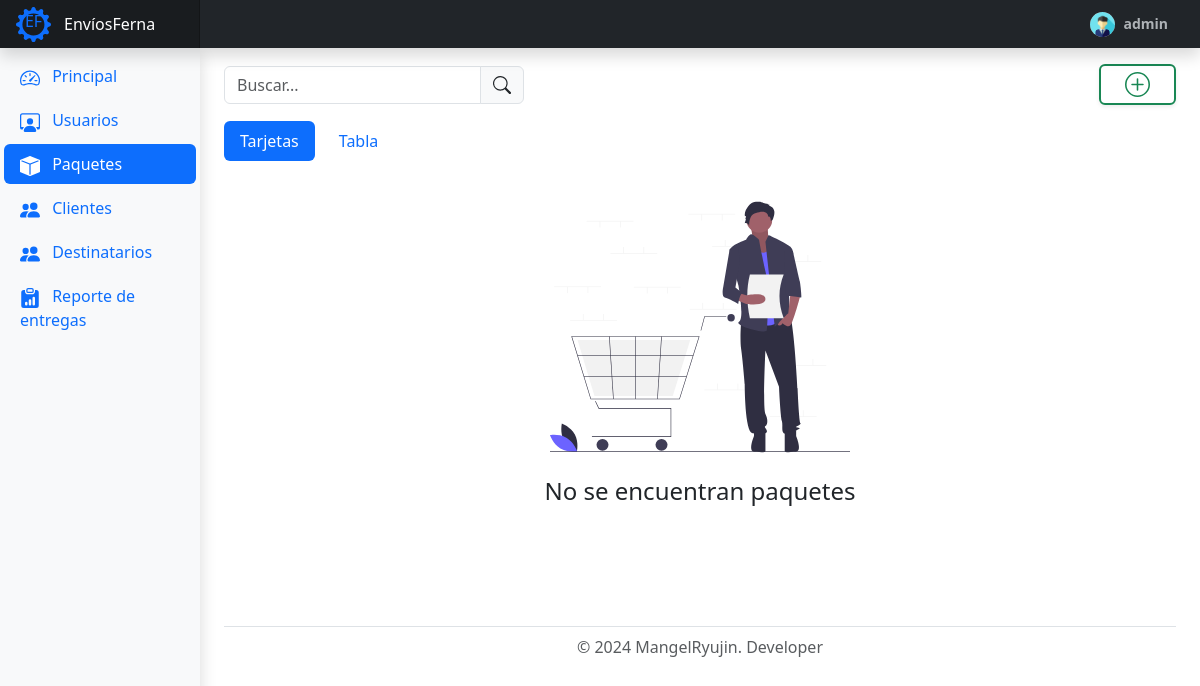
Page /packages/ (signed in) on the earlier database version.
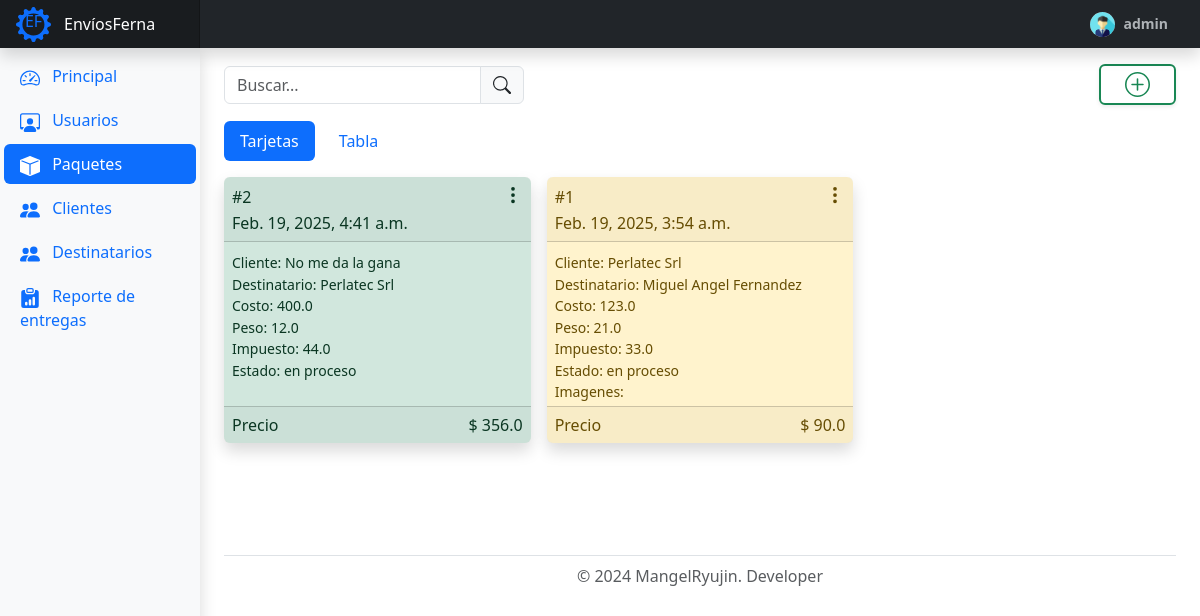
Same page on the later database version.
### apps/package/models.py (models this page shows, shortened)
class Package(models.Model):
    PAYMENT_STATE=(
        ('1','pendiente'),
        ('2','pagado'),
    )
    STATE=(
        ('1','en proceso'),
        ('2','completado'),
    )
    PAYMENT_METHOD=(
        ('1','efectivo'),
        ('2','transferencia'),
        ('3','tarjeta'),
    )
    customer = models.ForeignKey(Customer,on_delete=models.CASCADE,related_name='custommer_package')
    addressee = models.ForeignKey(Addressee,on_delete=models.CASCADE,related_name='addressee_package')
    cost = models.FloatField(validators=[MinValueValidator(0)])
    weight = models.FloatField(validators=[MinValueValidator(0)])
    tax = models.FloatField(validators=[MinValueValidator(0)])
    message = models.TextField(null=True,blank=True)
    state = models.CharField(max_length=1, choices=STATE,default='1')
    created_at= models.DateTimeField(auto_now=True)
    payment_state = models.CharField(max_length=1, choices=PAYMENT_STATE,default='1')
    payment_method = models.CharField(max_length=1, choices=PAYMENT_METHOD,default='1')
    payment_datetime= models.DateTimeField(auto_now=False,null=True,blank=True)
    class Meta:
        verbose_name = "Package"
        verbose_name_plural = "Packages"
    @property
    def total_price(self):
        return self.cost - self.tax

class Customer(models.Model):
    full_name = models.CharField(max_length=120)
    phone_number = models.CharField(max_length=20,null=False,blank=False)
    address=models.CharField(max_length=150,null=True,blank=True)
    email = models.EmailField(unique=True,null=True,blank=True)
    class Meta:
        verbose_name = "Customer"
        verbose_name_plural = "Customers"

class Addressee(models.Model):
    full_name = models.CharField(max_length=120)
    province = models.CharField(max_length=20)
    municipe = models.CharField(max_length=20)
    phone_number = models.CharField(max_length=20)
    address=models.CharField(max_length=150)
    customer = models.ForeignKey(Customer,on_delete=models.CASCADE,related_name='custommer_addressee')
    class Meta:
        verbose_name = "Addressee"
        verbose_name_plural = "Addressees"

### apps/package/views/package_views.py (the view)
# urls.py: path('',packages_view,name='packages_view'),
@group_required('administrador','gestor')
@staff_member_required(login_url='/')
def packages_view(request):
    packages = Package.objects.filter(state='1').order_by('-id')
    context = {
        'packages':packages
        }
    response= render(request,'packages/package.html',context)
    response['Cache-Control'] = 'no-store, no-cache, must-revalidate, max-age=0'
    response['Pragma'] = 'no-cache'
    response['Expires'] = '0'
    return response

### apps/account/templatetags/user_tags.py (called while the page is built)
@register.filter('has_group')
def has_group(user, group_name):
    groups = user.groups.all().values_list('name', flat=True)
    return True if group_name in groups else False

### templates/packages/package.html (shortened to what this page needs)
{% extends "base_admin.html" %}
{% load static %}
{% block contend %}
  <div class="w-100 d-flex justify-content-between align-items-center my-2 gap-3" >
    <div class="input-group" style="min-width: 200px;max-width: 300px;">
      <input type="search"
            class="form-control"
            name="keyword" placeholder="Buscar..."
            hx-post="{% url 'packages_results_view' %}"
            hx-trigger="input changed delay:500ms, keyword"
            hx-target="#PackageResults"
            hx-indicator="#spinner"
            hx-headers='{"X-CSRFToken":"{{ csrf_token }}"}'
        >
        <span class="input-group-text" id="basic-addon1">
          <svg xmlns="http://www.w3.org/2000/svg" width="18" height="18" fill="currentColor" class=" bi-search" viewBox="0 0 16 16">
            <path d="M11.742 10.344a6.5 6.5 0 1 0-1.397 1.398h-.001q.044.06.098.115l3.85 3.85a1 1 0 0 0 1.415-1.414l-3.85-3.85a1 1 0 0 0-.115-.1zM12 6.5a5.5 5.5 0 1 1-11 0 5.5 5.5 0 0 1 11 0"/>
          </svg>
        </span>
    </div>
        <button type="submit" class="btn btn-outline-success shadow-sm border-2 border-success px-4 d-flex justify-content-center align-items-center"
        data-bs-toggle="offcanvas" data-bs-target="#offcanvasRightOrderCreate" aria-controls="offcanvasRight"
        {% comment %} hx-get="{% url 'order_create' %}" {% endcomment %}
        hx-swap="innerHTML"
        hx-trigger="click"
        hx-target="#OrderCreate"
        >
        </button>
  </div>
  <ul class="d-flex gap-2 w-100 nav nav-pills pt-2" id="pills-tab" role="tablist">
    <li class="nav-item" role="presentation">
      <button class="nav-link active" id="pills-home-tab" data-bs-toggle="pill" data-bs-target="#pills-home" type="button" role="tab" aria-controls="pills-home" aria-selected="true">Tarjetas</button>
    </li>
    <li class="nav-item" role="presentation">
      <button class="nav-link" id="pills-profile-tab" data-bs-toggle="pill" data-bs-target="#pills-profile" type="button" role="tab" aria-controls="pills-profile" aria-selected="false">Tabla</button>
    </li>
  </ul>
  <div class="w-100 position-relative d-flex justify-content-center align-items-start mb-5 pb-5" style="min-height: 200px !important;" >
    <div class="w-100 mt-3" id="PackageResults">
      {% include "packages/package_result.html" %}
    </div>
    </div>
{% endblock contend %}

### templates/packages/package_component.html (shortened to what this page needs)
{% load static %}
{% if package %}
<div class="col position-relative" id="PackageCard{{package.pk}}">
    <div class=" card h-100 list-group-item  rounded  shadow list-group-item {% if package.payment_state == '1' %}  list-group-item-warning {% else %} list-group-item-success {% endif %} ">
      <div class="card-header d-flex  justify-content-between p-2 align-items-center mb-1">
        <div class="d-flex flex-column justify-content-center gap-1 align-items-start w-100">
          <div class="d-flex justify-content-between w-100">
            <span class="">#{{package.pk}}</span>
            <div class="btn-group">
            </div>
          </div>
          <span class="d-block  lh-sm ">{{package.created_at}}</span>
        </div>
      </div>
      <div class="card-body w-100 p-2 overflow-x-hidden" style="max-height: 160px;min-height: 160px;">
        <span class="d-block small lh-sm ">Cliente: {{package.customer.full_name}}</span>
        <span class="d-block small lh-sm mt-1">Destinatario: {{package.addressee.full_name}}</span>
        <span class="d-block small lh-sm mt-1">Costo: {{package.cost}}</span>
        <span class="d-block small lh-sm mt-1">Peso: {{package.weight}}</span>
        <span class="d-block small lh-sm mt-1">Impuesto: {{package.tax}}</span>
        <span class="d-block small lh-sm mt-1">Estado: {{package.get_state_display}}</span>
        {% if package.image_package.all %}
          <span class="d-block small lh-sm mt-1">Imagenes:</span>
          <div class=" d-flex row g-2 mt-1 ">
          </div>
        {% endif %}
      </div>
      <div class="card-footer p-2 d-flex align-items-end justify-content-between ">
        <p class=" mb-0  lh-sm     ">
          <span class="d-block mb-0">Precio</span>
          </p>
          <p class=" mb-0  lh-sm ">
            <span class="d-block mb-0">$ {{package.total_price}}</span>
            </p>
      </div>
    </div>
  </div>
  {% endif %}

Differences in the rows shown:
added Package: pk "2", created_at "Feb. 19, 2025, 4:41 a.m.", customer.full_name "No me da la gana", addressee.full_name "Perlatec Srl", cost "400.0", weight "12.0", tax "44.0", state "en proceso", total_price "356.0", payment_state "2" (drawn)
added Package: pk "1", created_at "Feb. 19, 2025, 3:54 a.m.", customer.full_name "Perlatec Srl", addressee.full_name "Miguel Angel Fernandez", cost "123.0", weight "21.0", tax "33.0", state "en proceso", total_price "90.0", payment_state "1" (drawn)
Other differences:
text no longer shown: "No se encuentran paquetes"
